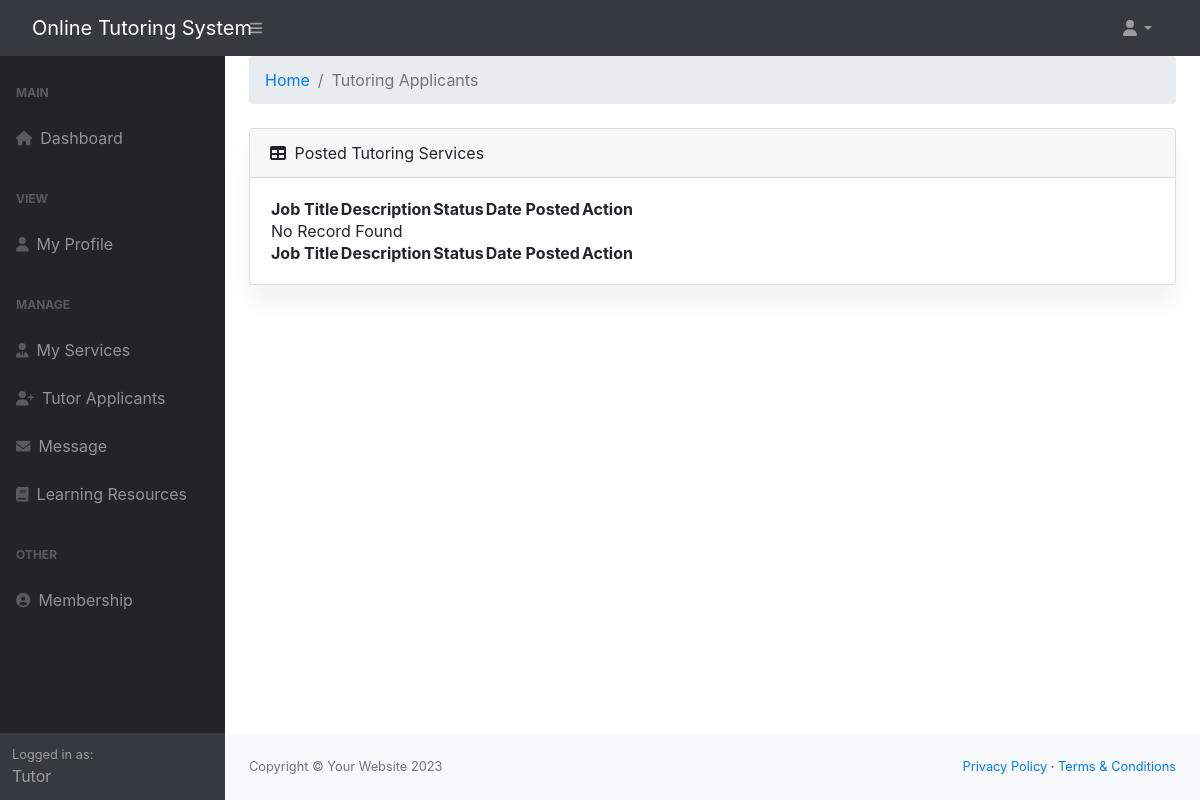
The app's page /tutor/hire.php (signed in), older data.
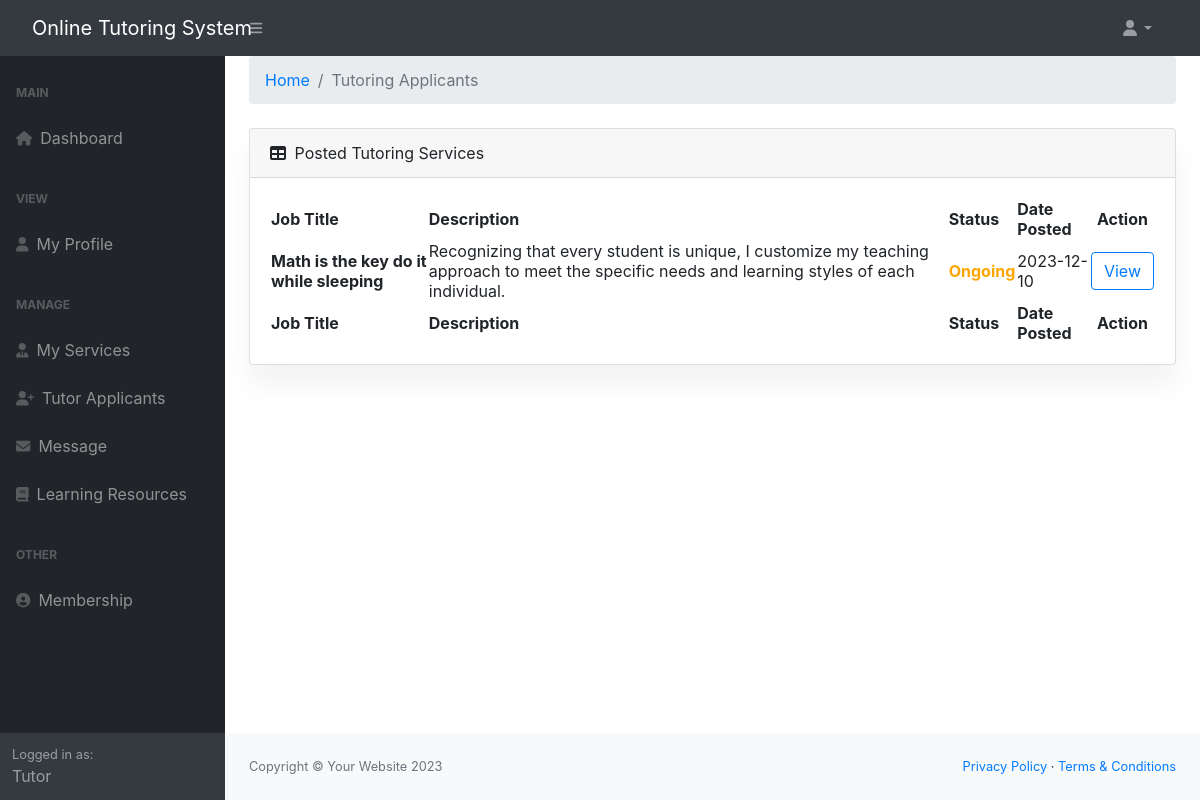
The same page, newer data.
### tables this page shows
CREATE TABLE `job` (
  `job_id` int(11) NOT NULL,
  `user_id` int(11) NOT NULL,
  `title` varchar(255) NOT NULL,
  `description` text NOT NULL,
  `rate` varchar(255) NOT NULL,
  `rate_description` varchar(255) NOT NULL,
  `status` varchar(255) NOT NULL DEFAULT 'Active',
  `date_posted` timestamp NOT NULL DEFAULT current_timestamp() ON UPDATE current_timestamp()
);

### tutor/hire.php (the view)
<?php
 include('./includes/authentication.php');
 include('./includes/header.php');
 include('./includes/topnav.php');
 include('./includes/sidenav.php');
 ?>
<div class="container-fluid px-4">
                        <ol class="breadcrumb mb-4">
                            <li class="breadcrumb-item"><a href="index.html">Home</a></li>
                            <li class="breadcrumb-item active">Tutoring Applicants</li>
                        </ol>
                        <div class="card mb-4">
                            <div class="card-header">
                                <i class="fas fa-table me-1"></i>
                                Posted Tutoring Services
                            </div>
                            <div class="card-body">
                                <table id="datatablesSimple">
                                    <thead>
                                        <tr>
                                        <th>Job Title</th>
                        <th>Description</th>
                        <th>Status</th>
                        <th>Date Posted</th>
                        <th class="text-center">Action</th>
                                        </tr>
                                    </thead>
                                    <tfoot>
                                        <tr>
                                        <th>Job Title</th>
                        <th>Description</th>
                        <th>Status</th>
                        <th >Date Posted</th>
                        <th class="text-center">Action</th>
                                        </tr>
                                    </tfoot>
                                    <tbody>
                                    <?php
$user_id = $_SESSION['auth_user']['user_id'];
$query = "SELECT
job.job_id,
job.user_id,
job.title,
job.description,
job.rate,
job.rate_description,
job.`status`,
job.date_posted
FROM
job
WHERE
job.user_id = $user_id";
$query_run = mysqli_query($con, $query);
if(mysqli_num_rows($query_run) > 0)
{
    foreach($query_run as $row)
    {
        ?>
                                        <tr>
                                        <td><b><?= $row['title']; ?></b></td>
                                    <td><?= $row['description']; ?></td>
                                    <td style="color: <?= $row['status'] === 'Active' ? 'green' : ($row['status'] === 'Ongoing' ? 'orange' : 'black') ?>; font-weight: bold;">
                                        <?= $row['status'] ?>
                                    </td>
                                    <td><?= date('Y-m-d', strtotime($row['date_posted'])); ?></td>
                                <td class="text-center">
<div class="btn-group" role="group" aria-label="Basic outlined example">
<a type="button" class="btn btn-outline-primary" href="hire_applicants.php?id=<?=$row['job_id'];?>">View</a>
</div></td>
                                        </tr>
                                        <?php
                                }
                            } else
                            {
                            ?>
                                <tr>
                                    <td colspan="6">No Record Found</td>
                                </tr>
                            <?php
                            }
                            ?>
                                    </tbody>
                                </table>
                            </div>
                        </div>
                    </div>
<?php
 include('./includes/footer.php');
 ?>

Row changes from the older to the newer data that the page shows:
now on this page (row edited): job: title "Math is the key do it while sleeping", description "Recognizing that every student is unique, I customize my teaching approach to meet the specific needs and learning styles of each individual.", status "Ongoing", date_posted "2023-12-10"
Text that changed along with them:
text no longer shown: "No Record Found"
